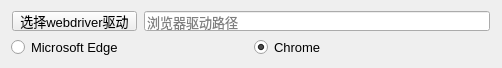
  <widget class="QWidget" name="layoutWidget">
   <property name="geometry">
    <rect>
     <x>10</x>
     <y>100</y>
     <width>484</width>
     <height>61</height>
    </rect>
   </property>
   <layout class="QVBoxLayout" name="verticalLayout_2">
    <item>
     <layout class="QHBoxLayout" name="horizontalLayout_5">
      <item>
       <widget class="QPushButton" name="btn_qd">
        <property name="minimumSize">
         <size>
          <width>125</width>
          <height>20</height>
         </size>
        </property>
        <property name="maximumSize">
         <size>
          <width>125</width>
          <height>20</height>
         </size>
        </property>
        <property name="font">
         <font>
          <pointsize>10</pointsize>
          <weight>50</weight>
          <bold>false</bold>
          <underline>false</underline>
          <stylestrategy>PreferDefault</stylestrategy>
         </font>
        </property>
        <property name="text">
         <string>选择webdriver驱动</string>
        </property>
       </widget>
      </item>
      <item>
       <widget class="QLineEdit" name="le_driverPath">
        <property name="minimumSize">
         <size>
          <width>346</width>
          <height>20</height>
         </size>
        </property>
        <property name="maximumSize">
         <size>
          <width>346</width>
          <height>20</height>
         </size>
        </property>
        <property name="font">
         <font>
          <pointsize>10</pointsize>
          <weight>50</weight>
          <bold>false</bold>
          <underline>false</underline>
          <stylestrategy>PreferDefault</stylestrategy>
         </font>
        </property>
        <property name="readOnly">
         <bool>true</bool>
        </property>
        <property name="placeholderText">
         <string>浏览器驱动路径</string>
        </property>
       </widget>
      </item>
     </layout>
    </item>
    <item>
     <layout class="QHBoxLayout" name="horizontalLayout_6">
      <item>
       <widget class="QRadioButton" name="radio_edge">
        <property name="minimumSize">
         <size>
          <width>237</width>
          <height>20</height>
         </size>
        </property>
        <property name="maximumSize">
         <size>
          <width>237</width>
          <height>20</height>
         </size>
        </property>
        <property name="font">
         <font>
          <pointsize>10</pointsize>
          <weight>50</weight>
          <bold>false</bold>
          <underline>false</underline>
          <stylestrategy>PreferDefault</stylestrategy>
         </font>
        </property>
        <property name="text">
         <string>Microsoft Edge</string>
        </property>
       </widget>
      </item>
      <item>
       <widget class="QRadioButton" name="radio_chrome">
        <property name="minimumSize">
         <size>
          <width>237</width>
          <height>20</height>
         </size>
        </property>
        <property name="maximumSize">
         <size>
          <width>237</width>
          <height>20</height>
         </size>
        </property>
        <property name="font">
         <font>
          <pointsize>10</pointsize>
          <weight>50</weight>
          <bold>false</bold>
          <underline>false</underline>
          <stylestrategy>PreferDefault</stylestrategy>
         </font>
        </property>
        <property name="text">
         <string>Chrome</string>
        </property>
        <property name="checked">
         <bool>true</bool>
        </property>
       </widget>
      </item>
     </layout>
    </item>
   </layout>
  </widget>
